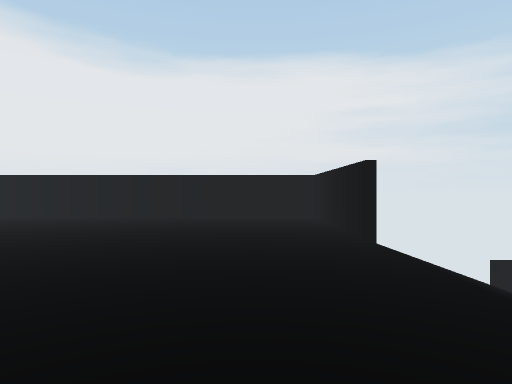
View 1 (above)

14 first-person views from a walk through a Unity game level. The camera is 1.4 m above the floor, looks level and sees 75° across. The floor is counted in squares, 2.53 m on a side. Each view is taken from the middle of a square. On the plan, view 1 faces up. The plan holds only what a view shows up to about 9 squares ahead; the rest is blank. The player is left out. Some animated figures are not drawn.

View 2
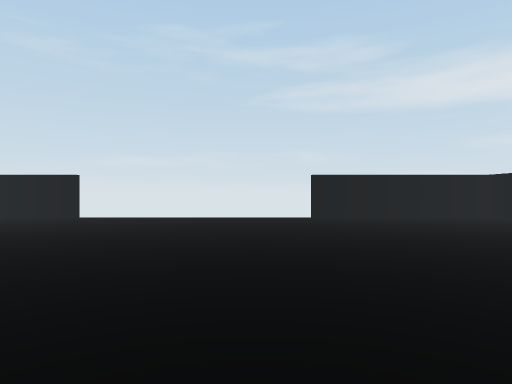

View 3
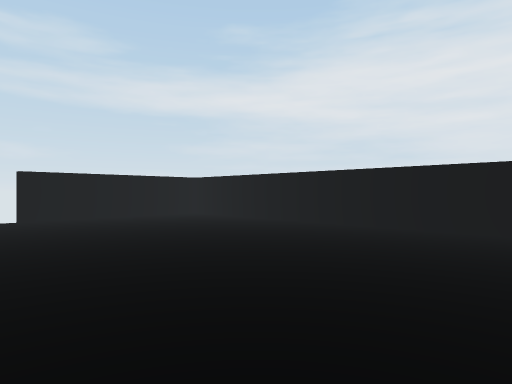

View 4
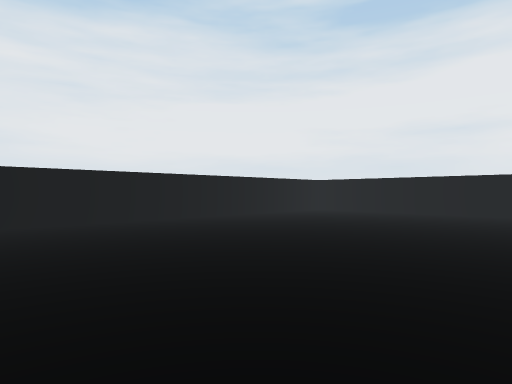

View 5
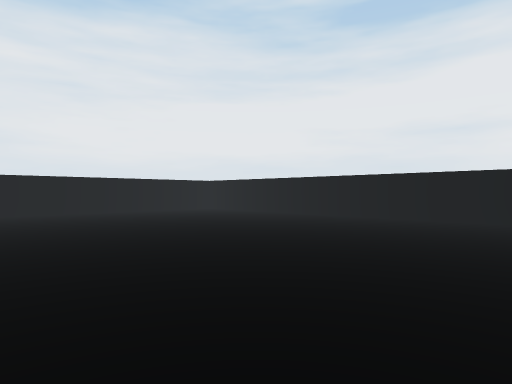

View 6
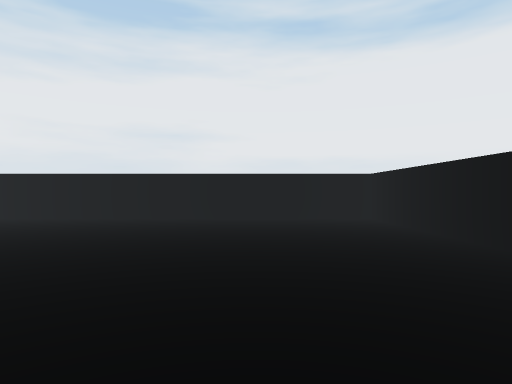

View 7
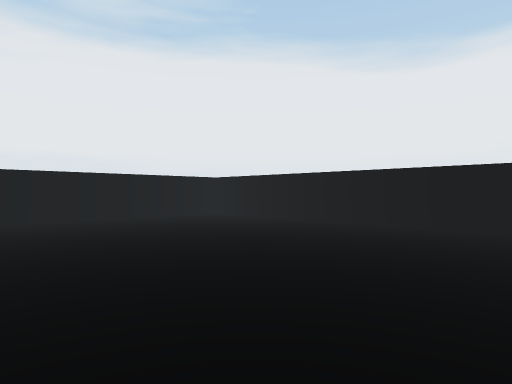

View 8
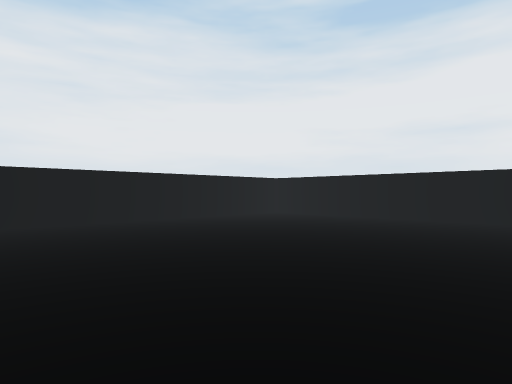

View 9
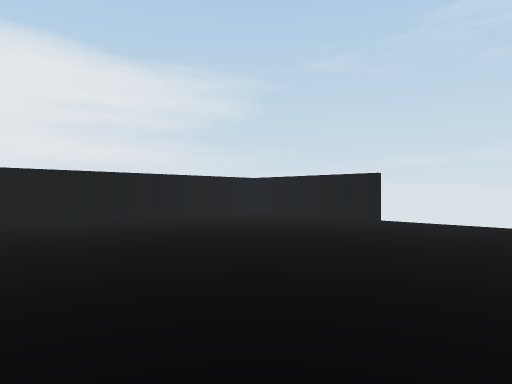

View 10
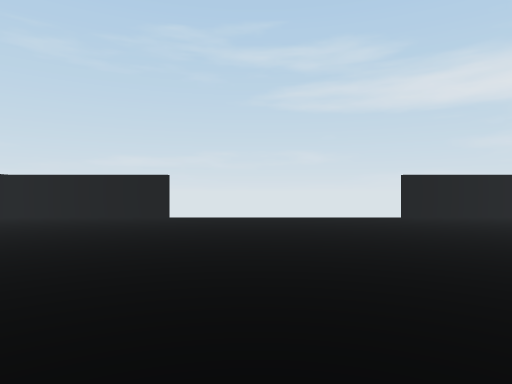

View 11
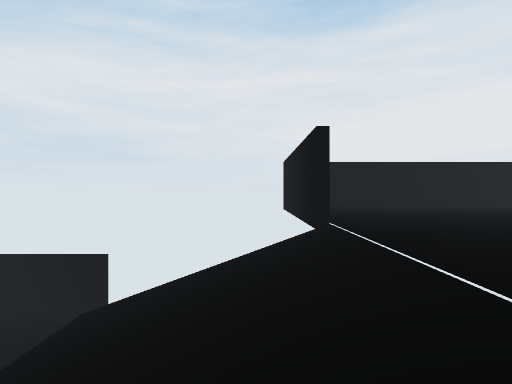

View 12
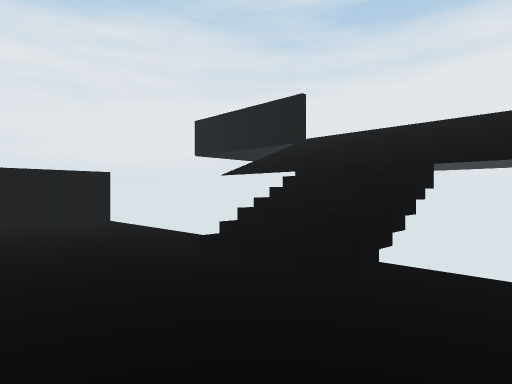

View 13
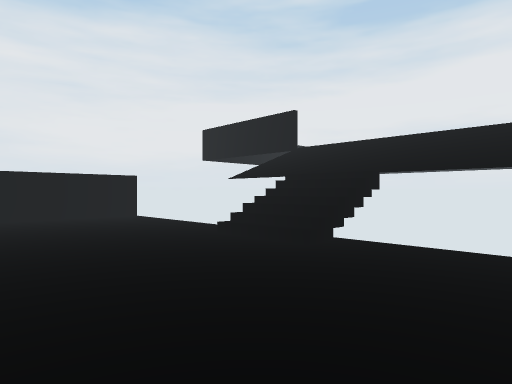

View 14
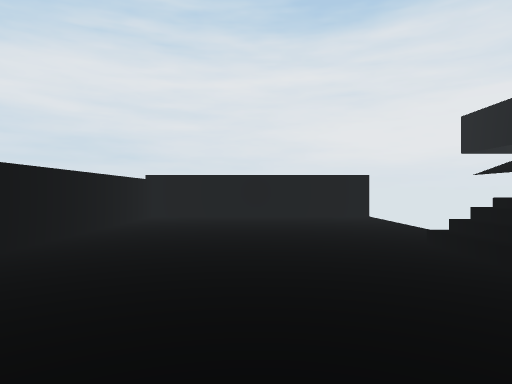

### Floor plan
Key: @ floor where view 1 was taken; # wall or solid block; . main floor; - floor 4.25 m lower than the main floor; / step, stairs or slope; O other object.
Columns run from 11 left of view 1 to 10 right of it. Each row starts with its distance up from view 1.
  8 ##############
  7 #............#
  6 #............#
  5 #............#
  4 #............#  ----
  3 #............// ----
  2 #............// /----
  1 #............////----#
  0 #..........@.// O----#
 -1 #............// -----#
 -2 #............#  -----#
 -3 #............#  -----#
 -4 #............# #######
 -5 ##############

Where each view was taken, in squares from view 1:
view 1: 0 up, 0 right, facing up
view 2: 0 up, 6 left, facing right
view 3: 0 up, 6 left, facing down-right
view 4: 1 up, 2 left, facing down-left
view 5: 4 up, 4 left, facing down-left
view 6: 5 up, 4 left, facing left
view 7: 2 up, 4 left, facing up-left
view 8: 1 up, 4 left, facing down-left
view 9: 1 up, 5 left, facing up-right
view 10: 2 up, 6 left, facing right
view 11: 2 up, 2 right, facing down
view 12: 3 up, 7 right, facing down-left
view 13: 4 up, 8 right, facing down-left
view 14: 4 up, 7 right, facing down
